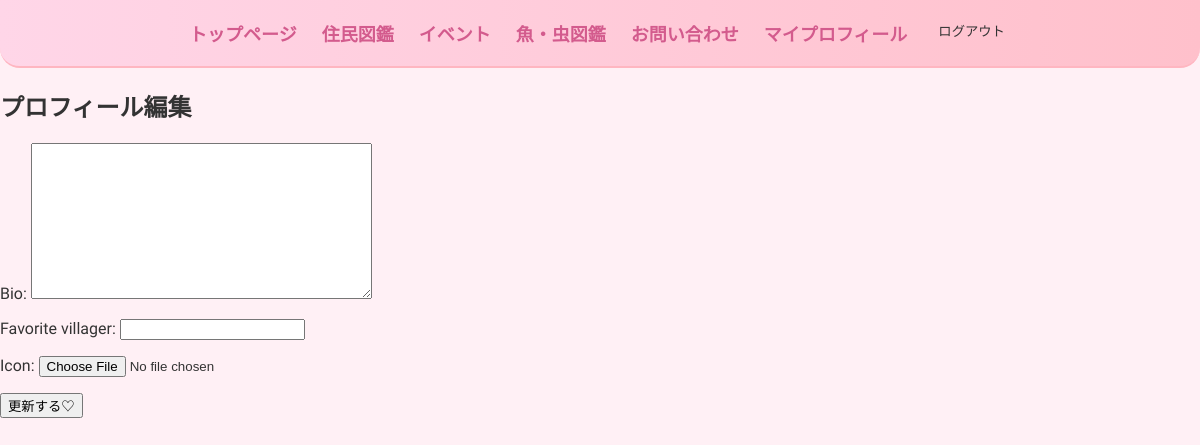
Page /profile/edit/ (signed in) on the earlier database version.
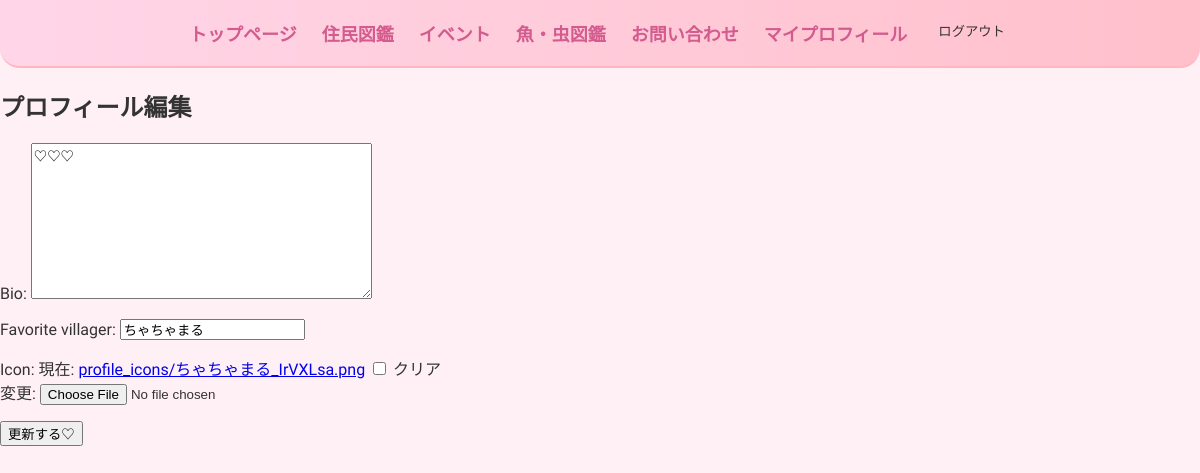
Same page on the later database version.
### moriapp/models.py (models this page shows, shortened)
class UserProfile(models.Model):
    user = models.OneToOneField(User, on_delete=models.CASCADE)
    bio = models.TextField(blank=True)
    favorite_villager = models.CharField(max_length=100, blank=True)
    icon = models.ImageField(upload_to='profile_icons/', blank=True, null=True)

### moriapp/views.py (the view)
# urls.py: path('profile/edit/',views.profile_edit, name='profile_edit'),
@login_required
def profile_edit(request):
   profile, created = UserProfile.objects.get_or_create(user=request.user)
   if request.method == 'POST':
       form = ProfileForm(request.POST, request.FILES, instance=profile)
       if form.is_valid():
           form.save()
           return redirect('moriapp:profile_view')
   else:
       form = ProfileForm(instance=profile)
   return render(request, 'moriapp/profile_edit.html', {'form': form})

### moriapp/forms.py
class ProfileForm(forms.ModelForm):
    class Meta:
        model = UserProfile
        fields = ['bio','favorite_villager','icon']

### moriapp/templates/moriapp/profile_edit.html (shortened to what this page needs)
{% extends "moriapp/base.html" %}
{% block content %}
<div class="container">
<h2>プロフィール編集</h2>
<form method="POST" enctype="multipart/form-data">
       {{ form.as_p }}
<button type="submit">更新する♡</button>
</form>
</div>
{% endblock %}

Differences in the rows shown:
changed UserProfile: bio (not shown) → "♡♡♡"; favorite_villager (not shown) → "ちゃちゃまる"
Other differences:
form field as_p: (not shown) → "☐"
text no longer shown: "Bio: Favorite villager: Icon:"
text now shown: "Bio: Favorite villager: Icon: 現在: profile_icons/ちゃちゃまる_IrVXLsa.png クリア 変更:"
